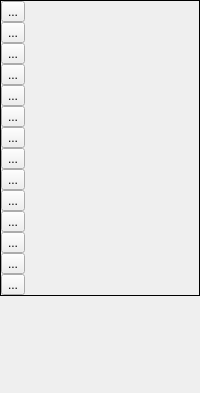
  <widget class="QDockWidget" name="toolbar">
   <property name="autoFillBackground">
    <bool>false</bool>
   </property>
   <property name="floating">
    <bool>false</bool>
   </property>
   <property name="features">
    <set>QDockWidget::NoDockWidgetFeatures</set>
   </property>
   <property name="allowedAreas">
    <set>Qt::LeftDockWidgetArea|Qt::RightDockWidgetArea</set>
   </property>
   <property name="windowTitle">
    <string>Tools</string>
   </property>
   <attribute name="dockWidgetArea">
    <number>1</number>
   </attribute>
   <widget class="QWidget" name="dockWidgetContents">
    <layout class="QVBoxLayout" name="verticalLayout_5">
     <property name="spacing">
      <number>0</number>
     </property>
     <property name="margin">
      <number>0</number>
     </property>
     <item>
      <widget class="QFrame" name="toolbarFrame">
       <property name="autoFillBackground">
        <bool>true</bool>
       </property>
       <property name="frameShape">
        <enum>QFrame::Box</enum>
       </property>
       <property name="frameShadow">
        <enum>QFrame::Plain</enum>
       </property>
       <layout class="QVBoxLayout" name="verticalLayout_4">
        <property name="spacing">
         <number>0</number>
        </property>
        <property name="margin">
         <number>0</number>
        </property>
        <item>
         <layout class="QVBoxLayout" name="verticalLayout_3">
          <property name="spacing">
           <number>0</number>
          </property>
          <item>
           <widget class="QToolButton" name="toolButton_9">
            <property name="text">
             <string>...</string>
            </property>
            <property name="icon">
             <iconset resource="resource.qrc">
              <normaloff>:/_icons/icons/printer/Clone.ico</normaloff>:/_icons/icons/printer/Clone.ico</iconset>
            </property>
            <property name="iconSize">
             <size>
              <width>32</width>
              <height>32</height>
             </size>
            </property>
           </widget>
          </item>
          <item>
           <widget class="QToolButton" name="toolButton_8">
            <property name="text">
             <string>...</string>
            </property>
            <property name="icon">
             <iconset resource="resource.qrc">
              <normaloff>:/_icons/icons/printer/Color palette.ico</normaloff>:/_icons/icons/printer/Color palette.ico</iconset>
            </property>
            <property name="iconSize">
             <size>
              <width>32</width>
              <height>32</height>
             </size>
            </property>
           </widget>
          </item>
          <item>
           <widget class="QToolButton" name="toolButton_7">
            <property name="text">
             <string>...</string>
            </property>
            <property name="icon">
             <iconset resource="resource.qrc">
              <normaloff>:/_icons/icons/printer/3d rotation.ico</normaloff>:/_icons/icons/printer/3d rotation.ico</iconset>
            </property>
            <property name="iconSize">
             <size>
              <width>32</width>
              <height>32</height>
             </size>
            </property>
           </widget>
          </item>
          <item>
           <widget class="QToolButton" name="toolButton_5">
            <property name="text">
             <string>...</string>
            </property>
            <property name="icon">
             <iconset resource="resource.qrc">
              <normaloff>:/_icons/icons/printer/Clipping.ico</normaloff>:/_icons/icons/printer/Clipping.ico</iconset>
            </property>
            <property name="iconSize">
             <size>
              <width>32</width>
              <height>32</height>
             </size>
            </property>
           </widget>
          </item>
          <item>
           <widget class="QToolButton" name="toolButton_2">
            <property name="text">
             <string>...</string>
            </property>
            <property name="icon">
             <iconset resource="resource.qrc">
              <normaloff>:/_icons/icons/printer/Frame cube.ico</normaloff>:/_icons/icons/printer/Frame cube.ico</iconset>
            </property>
            <property name="iconSize">
             <size>
              <width>32</width>
              <height>32</height>
             </size>
            </property>
           </widget>
          </item>
          <item>
           <widget class="QToolButton" name="toolButton_17">
            <property name="text">
             <string>...</string>
            </property>
            <property name="icon">
             <iconset resource="resource.qrc">
              <normaloff>:/_icons/icons/printer/Predefined views.ico</normaloff>:/_icons/icons/printer/Predefined views.ico</iconset>
            </property>
            <property name="iconSize">
             <size>
              <width>32</width>
              <height>32</height>
             </size>
            </property>
           </widget>
          </item>
          <item>
           <widget class="QToolButton" name="toolButton_19">
            <property name="text">
             <string>...</string>
            </property>
            <property name="icon">
             <iconset resource="resource.qrc">
              <normaloff>:/_icons/icons/printer/Ungroup.ico</normaloff>:/_icons/icons/printer/Ungroup.ico</iconset>
            </property>
            <property name="iconSize">
             <size>
              <width>32</width>
              <height>32</height>
             </size>
            </property>
           </widget>
          </item>
          <item>
           <widget class="QToolButton" name="toolButton_20">
            <property name="text">
             <string>...</string>
            </property>
            <property name="icon">
             <iconset resource="resource.qrc">
              <normaloff>:/_icons/icons/printer/Group.ico</normaloff>:/_icons/icons/printer/Group.ico</iconset>
            </property>
            <property name="iconSize">
             <size>
              <width>32</width>
              <height>32</height>
             </size>
            </property>
           </widget>
          </item>
          <item>
           <widget class="QToolButton" name="toolButton_13">
            <property name="text">
             <string>...</string>
            </property>
            <property name="icon">
             <iconset resource="resource.qrc">
              <normaloff>:/_icons/icons/printer/Object tree.ico</normaloff>:/_icons/icons/printer/Object tree.ico</iconset>
            </property>
            <property name="iconSize">
             <size>
              <width>32</width>
              <height>32</height>
             </size>
            </property>
           </widget>
          </item>
          <item>
           <widget class="QToolButton" name="toolButton_34">
            <property name="text">
             <string>...</string>
            </property>
            <property name="icon">
             <iconset resource="resource.qrc">
              <normaloff>:/_icons/icons/printer/Edit.ico</normaloff>:/_icons/icons/printer/Edit.ico</iconset>
            </property>
            <property name="iconSize">
             <size>
              <width>32</width>
              <height>32</height>
             </size>
            </property>
           </widget>
          </item>
          <item>
           <widget class="QToolButton" name="toolButton_25">
            <property name="text">
             <string>...</string>
            </property>
            <property name="icon">
             <iconset resource="resource.qrc">
              <normaloff>:/_icons/icons/printer/Scale.ico</normaloff>:/_icons/icons/printer/Scale.ico</iconset>
            </property>
            <property name="iconSize">
             <size>
              <width>32</width>
              <height>32</height>
             </size>
            </property>
           </widget>
          </item>
          <item>
           <widget class="QToolButton" name="toolButton_11">
            <property name="text">
             <string>...</string>
            </property>
            <property name="icon">
             <iconset resource="resource.qrc">
              <normaloff>:/_icons/icons/printer/Cube.ico</normaloff>:/_icons/icons/printer/Cube.ico</iconset>
            </property>
            <property name="iconSize">
             <size>
              <width>32</width>
              <height>32</height>
             </size>
            </property>
           </widget>
          </item>
          <item>
           <widget class="QToolButton" name="toolButton_27">
            <property name="text">
             <string>...</string>
            </property>
            <property name="icon">
             <iconset resource="resource.qrc">
              <normaloff>:/_icons/icons/printer/Units.ico</normaloff>:/_icons/icons/printer/Units.ico</iconset>
            </property>
            <property name="iconSize">
             <size>
              <width>32</width>
              <height>32</height>
             </size>
            </property>
           </widget>
          </item>
          <item>
           <widget class="QToolButton" name="toolButton_21">
            <property name="text">
             <string>...</string>
            </property>
            <property name="icon">
             <iconset resource="resource.qrc">
              <normaloff>:/_icons/icons/printer/Size.ico</normaloff>:/_icons/icons/printer/Size.ico</iconset>
            </property>
            <property name="iconSize">
             <size>
              <width>32</width>
              <height>32</height>
             </size>
            </property>
           </widget>
          </item>
         </layout>
        </item>
       </layout>
      </widget>
     </item>
     <item>
      <spacer name="verticalSpacer">
       <property name="orientation">
        <enum>Qt::Vertical</enum>
       </property>
       <property name="sizeHint" stdset="0">
        <size>
         <width>20</width>
         <height>97</height>
        </size>
       </property>
      </spacer>
     </item>
    </layout>
   </widget>
  </widget>
